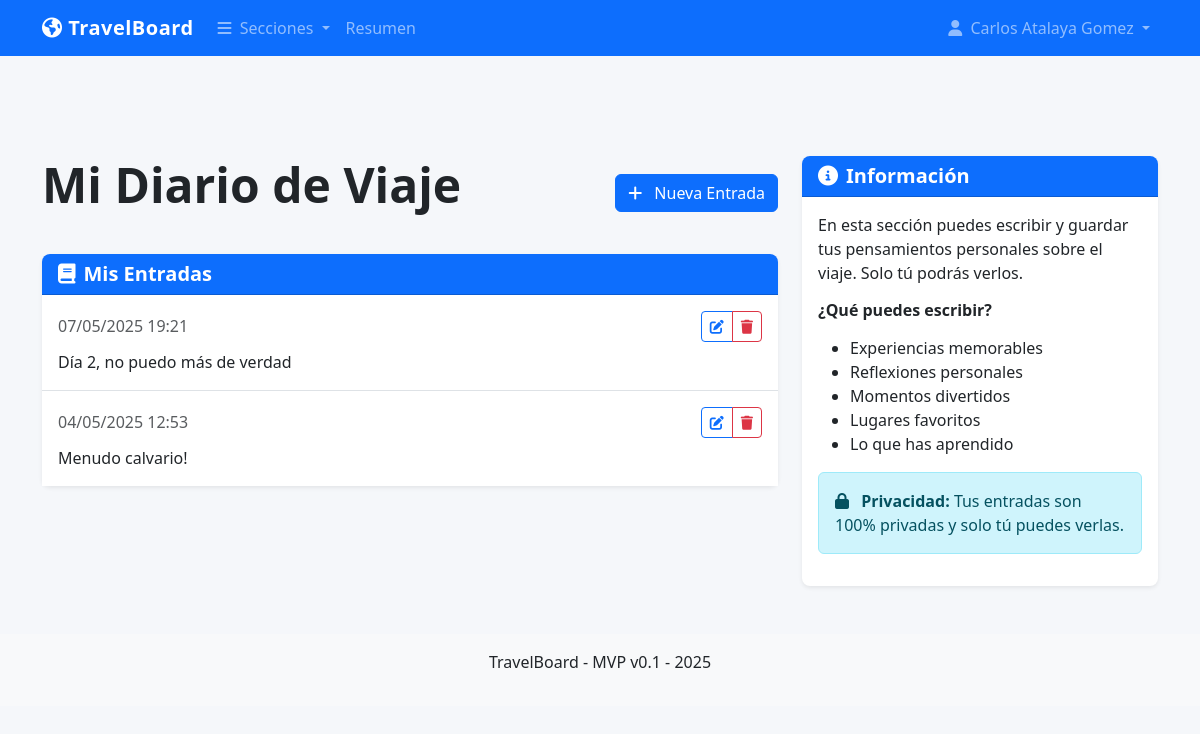
The app's page /diary/diario (signed in) with its own data.
### models.py (models this page shows, shortened)
class User(UserMixin, db.Model):
    id = db.Column(db.Integer, primary_key=True)
    username = db.Column(db.String(80), unique=True, nullable=False)
    password_hash = db.Column(db.String(200), nullable=False)
    name = db.Column(db.String(100), nullable=False)
    phone = db.Column(db.String(20), nullable=True)
    is_admin = db.Column(db.Boolean, default=False)

class DiaryEntry(db.Model):
    id = db.Column(db.Integer, primary_key=True)
    user_id = db.Column(db.Integer, db.ForeignKey('user.id'), nullable=False)
    date = db.Column(db.DateTime, default=datetime.now)
    content = db.Column(db.Text, nullable=False)
    user = db.relationship('User', backref=db.backref('diary_entries', lazy=True))

### diary.py (the view)
@diary.route('/diario')
@login_required
def index():
    entries = DiaryEntry.query.filter_by(user_id=current_user.id).order_by(DiaryEntry.date.desc()).all()
    return render_template('diary/index.html', entries=entries)

### app.py (called while the page is built)
@app.template_filter('now')
def get_now():
    return datetime.now()

@login_manager.user_loader
def load_user(user_id):
    return User.query.get(int(user_id))

@app.before_request
def check_initial_setup():
    public_endpoints = ['static', 'setup', 'auth.login', 'auth.logout']
    if request.endpoint in public_endpoints:
        return None
    user_count = User.query.count()
    if user_count == 0 and request.endpoint != 'setup':
        return redirect(url_for('setup'))
    if not current_user.is_authenticated and request.endpoint not in public_endpoints:
        return redirect(url_for('auth.login'))

### templates/diary/index.html (shortened to what this page needs)
{% extends "base.html" %}
{% block content %}
<div class="d-flex justify-content-between align-items-center mb-4">
    <h1 class="display-5">Mi Diario de Viaje</h1>
    <a href="{{ url_for('diary.new_entry') }}" class="btn btn-primary">
        <i class="fas fa-plus me-2"></i> Nueva Entrada
    </a>
</div>
{% if entries %}
    <div class="card mb-4">
        <div class="card-header bg-primary text-white">
            <h5 class="mb-0"><i class="fas fa-book me-2"></i>Mis Entradas</h5>
        </div>
        <div class="card-body p-0">
            <div class="list-group list-group-flush">
                {% for entry in entries %}
                    <div class="list-group-item">
                        <div class="d-flex justify-content-between align-items-center mb-2">
                            <span class="text-muted">{{ entry.date.strftime('%d/%m/%Y %H:%M') }}</span>
                            <div class="btn-group">
                                <a href="{{ url_for('diary.edit_entry', entry_id=entry.id) }}" class="btn btn-sm btn-outline-primary">
                                    <i class="fas fa-edit"></i>
                                </a>
                                <button type="button" class="btn btn-sm btn-outline-danger"
                                        data-bs-toggle="modal" data-bs-target="#deleteModal{{ entry.id }}">
                                    <i class="fas fa-trash"></i>
                                </button>
                            </div>
                        </div>
                        <p class="mb-0">{{ entry.content }}</p>
                    </div>
                {% endfor %}
            </div>
        </div>
    </div>
{% endif %}
{% endblock %}
{% block sidebar %}
<div class="card">
    <div class="card-header bg-primary text-white">
        <h5 class="mb-0"><i class="fas fa-info-circle me-2"></i>Información</h5>
    </div>
    <div class="card-body">
        <p>En esta sección puedes escribir y guardar tus pensamientos personales sobre el viaje. Solo tú podrás verlos.</p>
        <h6 class="mt-3">¿Qué puedes escribir?</h6>
        <ul>
            <li>Experiencias memorables</li>
            <li>Reflexiones personales</li>
            <li>Momentos divertidos</li>
            <li>Lugares favoritos</li>
            <li>Lo que has aprendido</li>
        </ul>
        <div class="alert alert-info mt-3">
            <i class="fas fa-lock me-2"></i>
            <strong>Privacidad:</strong> Tus entradas son 100% privadas y solo tú puedes verlas.
        </div>
    </div>
</div>
{% endblock %}

### templates/base.html (shortened to what this page needs)
<!DOCTYPE html>
<html lang="es">
<head>
    <link href="https://cdn.jsdelivr.net/npm/bootstrap@5.3.0/dist/css/bootstrap.min.css" rel="stylesheet">
    <link rel="stylesheet" href="https://cdnjs.cloudflare.com/ajax/libs/font-awesome/6.4.0/css/all.min.css">
    <link rel="stylesheet" href="{{ url_for('static', filename='css/main.css') }}">
    <link rel="stylesheet" href="{{ url_for('static', filename='css/responsive.css') }}">
</head>
<body>
    <header class="fixed-top">
        <nav class="navbar navbar-expand-lg navbar-dark bg-primary">
            <div class="container">
                <a class="navbar-brand" href="/">
                    <i class="fas fa-globe-americas"></i> TravelBoard
                </a>
                <div class="collapse navbar-collapse" id="mainNav">
                    <ul class="navbar-nav me-auto">
                        <li class="nav-item dropdown">
                            <a class="nav-link dropdown-toggle" href="#" id="sectionDropdown" role="button" data-bs-toggle="dropdown" aria-expanded="false">
                                <i class="fas fa-bars me-1"></i> Secciones
                            </a>
                        </li>
                        <li class="nav-item">
                            <a class="nav-link" href="/#overview">Resumen</a>
                        </li>
                    </ul>
                    <ul class="navbar-nav">
                        {% if current_user.is_authenticated %}
                            <li class="nav-item dropdown">
                                <a class="nav-link dropdown-toggle" href="#" id="userDropdown" role="button" data-bs-toggle="dropdown" aria-expanded="false">
                                    <i class="fas fa-user me-1"></i> {{ current_user.name }}
                                </a>
                            </li>
                        {% else %}
                            <li class="nav-item">
                                <a class="nav-link" href="{{ url_for('auth.login') }}">
                                    <i class="fas fa-sign-in-alt me-1"></i> Iniciar sesión
                                </a>
                            </li>
                        {% endif %}
                    </ul>
                </div>
            </div>
        </nav>
    </header>
    <main class="container mt-5 pt-5">
        <div class="row">
            <div class="col-lg-8">
                {% block content %}{% endblock %}
            </div>
            <div class="col-lg-4">
                {% block sidebar %}{% endblock %}
            </div>
        </div>
    </main>
    <footer class="mt-5 py-3 bg-light">
        <div class="container text-center">
            <p>TravelBoard - MVP v0.1 - {% if current_date %}{{ current_date.strftime('%Y') }}{% else %}{{ now().year }}{% endif %}</p>
        </div>
    </footer>
</body>
</html>

### static/css/main.css (style rules this page uses)
:root { --primary-color: #0d6efd; --secondary-color: #6c757d; --accent-color: #fd7e14; --success-color: #198754; --info-color: #0dcaf0; --warning-color: #ffc107; --danger-color: #dc3545; --light-color: #f8f9fa; --dark-color: #212529; }
body { font-family: 'Segoe UI', Tahoma, Geneva, Verdana, sans-serif; background-color: #f5f7fa; color: var(--dark-color); padding-top: 60px; }
a { color: var(--primary-color); text-decoration: none; transition: color 0.2s ease-in-out; }
.navbar-brand { font-weight: 700; letter-spacing: 0.5px; }
.card { border: none; border-radius: 0.5rem; box-shadow: 0 0.125rem 0.25rem rgba(0, 0, 0, 0.075); transition: transform 0.2s ease-in-out, box-shadow 0.2s ease-in-out; }
.card-header { border-radius: 0.5rem 0.5rem 0 0 !important; font-weight: 600; }
h1, h2, h3, h4, h5, h6 { font-weight: 600; margin-bottom: 1rem; }
.display-5, .display-6 { font-weight: 600; }
.list-group-item { border-left: none; border-right: none; padding: 1rem; }
.list-group-item:first-child { border-top: none; }
.list-group-item:last-child { border-bottom: none; }
html { scroll-behavior: smooth; scroll-padding-top: 70px; }

### static/css/responsive.css (style rules this page uses)
@media (prefers-reduced-motion: no-preference) { .nav-item { transition: all 0.2s ease; } }

### records on screen
User: name "Carlos Atalaya Gomez"
DiaryEntry: date "07/05/2025 19:21", content "Día 2, no puedo más de verdad"
DiaryEntry: date "04/05/2025 12:53", content "Menudo calvario!"
